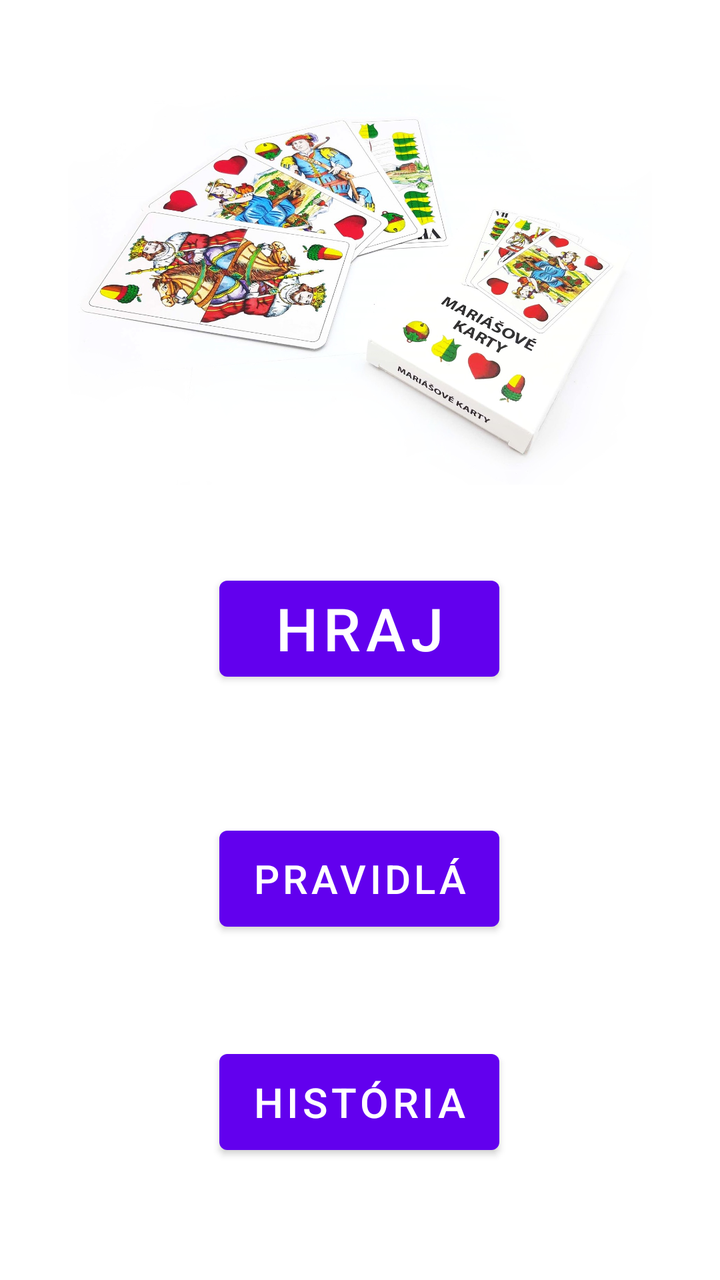
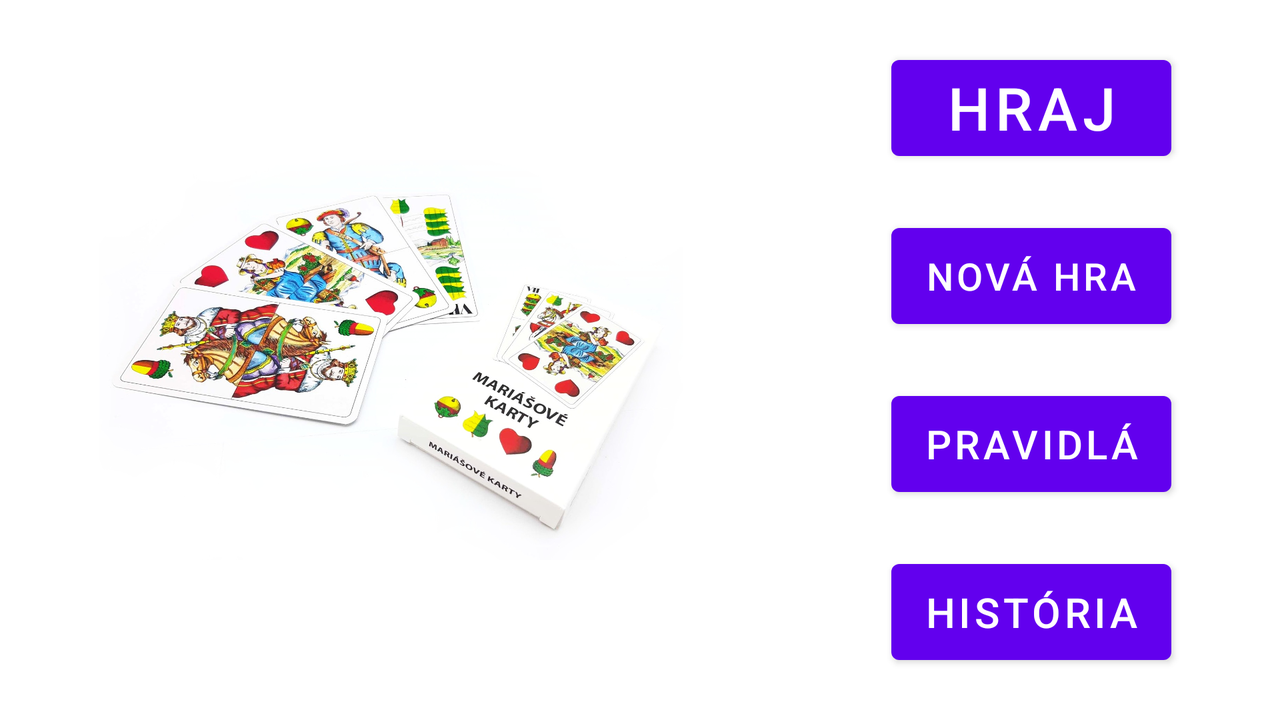

Two renders of one Android screen. The first uses the default layout on a phone; the second uses the alternative layout the repository ships for a different screen configuration, on a matching device. The two XML files are below.
<!-- AndroidManifest.xml: application theme Theme.SedmaHra -->
<!-- res/layout/fragment_menu.xml -->
<?xml version="1.0" encoding="utf-8"?>
<layout xmlns:tools="http://schemas.android.com/tools"
    xmlns:app="http://schemas.android.com/apk/res-auto"
    xmlns:android="http://schemas.android.com/apk/res/android">
    <androidx.constraintlayout.widget.ConstraintLayout
        android:id="@+id/menuConstraint"
        android:layout_width="match_parent"
        android:layout_height="match_parent">


        <Button
            android:id="@+id/hraj_button"
            android:layout_width="140dp"
            android:layout_height="60dp"
            android:text="@string/hraj"
            android:autoSizeTextType="uniform"
            app:layout_constraintBottom_toBottomOf="parent"
            app:layout_constraintEnd_toEndOf="parent"
            app:layout_constraintHorizontal_bias="0.498"
            app:layout_constraintStart_toStartOf="parent"
            app:layout_constraintTop_toTopOf="parent"
            app:layout_constraintVertical_bias="0.49" />

        <Button
            android:id="@+id/pravidla_hry_button"
            android:layout_width="140dp"
            android:layout_height="60dp"
            android:autoSizeTextType="uniform"
            android:text="@string/pravidl"
            app:layout_constraintBottom_toBottomOf="parent"
            app:layout_constraintEnd_toEndOf="parent"
            app:layout_constraintHorizontal_bias="0.0"
            app:layout_constraintStart_toStartOf="@+id/hraj_button"
            app:layout_constraintTop_toBottomOf="@+id/hraj_button"
            app:layout_constraintVertical_bias="0.276" />

        <Button
            android:id="@+id/historia_hry_button"
            android:layout_width="140dp"
            android:layout_height="60dp"
            android:autoSizeTextType="uniform"
            android:text="@string/hist_ria"
            app:layout_constraintBottom_toBottomOf="parent"
            app:layout_constraintEnd_toEndOf="parent"
            app:layout_constraintHorizontal_bias="0.0"
            app:layout_constraintStart_toStartOf="@+id/hraj_button"
            app:layout_constraintTop_toBottomOf="@+id/hraj_button"
            app:layout_constraintVertical_bias="0.75" />

        <ImageView
            android:id="@+id/imageView4"
            android:layout_width="300dp"
            android:layout_height="200dp"
            android:src="@drawable/menu_obr"
            app:layout_constraintBottom_toTopOf="@+id/hraj_button"
            app:layout_constraintEnd_toEndOf="parent"
            app:layout_constraintStart_toStartOf="parent"
            app:layout_constraintTop_toTopOf="parent" />


    </androidx.constraintlayout.widget.ConstraintLayout>
</layout>
<!-- resources referenced by this layout -->
<resources>
  <!-- drawable menu_obr: jpg bitmap (drawable, 324131 bytes) -->
  <string name="hist_ria">HISTÓRIA</string>
  <string name="hraj">HRAJ</string>
  <string name="pravidl">PRAVIDLÁ</string>
  <style name="Theme.SedmaHra" parent="Theme.MaterialComponents.DayNight.DarkActionBar">
          
          <item name="colorPrimary">@color/purple_500</item>
          <item name="colorPrimaryVariant">@color/purple_700</item>
          <item name="colorOnPrimary">@color/white</item>
          
          <item name="colorSecondary">@color/teal_200</item>
          <item name="colorSecondaryVariant">@color/teal_700</item>
          <item name="colorOnSecondary">@color/black</item>
          
          <item name="android:statusBarColor" tools:targetApi="l">?attr/colorPrimaryVariant</item>
          
      </style>
</resources>
<!-- res/layout-land/fragment_menu.xml (the repository's variant of the layout above) -->
<!-- drawn on the phone turned sideways -->
<?xml version="1.0" encoding="utf-8"?>
<layout xmlns:tools="http://schemas.android.com/tools"
    xmlns:app="http://schemas.android.com/apk/res-auto"
    xmlns:android="http://schemas.android.com/apk/res/android">

    <androidx.constraintlayout.widget.ConstraintLayout
        android:id="@+id/menuConstraint"
        android:layout_width="match_parent"
        android:layout_height="match_parent">


        <Button
            android:id="@+id/historia_hry_button"
            android:layout_width="140dp"
            android:layout_height="60dp"
            android:autoSizeTextType="uniform"
            android:text="@string/hist_ria"
            app:layout_constraintBottom_toBottomOf="parent"
            app:layout_constraintEnd_toEndOf="parent"
            app:layout_constraintStart_toStartOf="@+id/guideline3"
            app:layout_constraintTop_toBottomOf="@+id/pravidla_hry_button" />

        <Button
            android:id="@+id/hraj_button"
            android:layout_width="140dp"
            android:layout_height="60dp"
            android:autoSizeTextType="uniform"
            android:text="@string/hraj"
            app:layout_constraintBottom_toTopOf="@+id/nova_hra_button"
            app:layout_constraintEnd_toEndOf="parent"
            app:layout_constraintStart_toStartOf="@+id/guideline3"
            app:layout_constraintTop_toTopOf="parent" />

        <Button
            android:id="@+id/nova_hra_button"
            android:layout_width="140dp"
            android:layout_height="60dp"
            android:autoSizeTextType="uniform"
            android:text="@string/nova_hra_text"
            app:layout_constraintBottom_toTopOf="@+id/pravidla_hry_button"
            app:layout_constraintEnd_toEndOf="parent"
            app:layout_constraintStart_toStartOf="@+id/guideline3"
            app:layout_constraintTop_toBottomOf="@+id/hraj_button" />

        <Button
            android:id="@+id/pravidla_hry_button"
            android:layout_width="140dp"
            android:layout_height="60dp"
            android:autoSizeTextType="uniform"
            android:text="@string/pravidl"
            app:layout_constraintBottom_toTopOf="@+id/historia_hry_button"
            app:layout_constraintEnd_toEndOf="parent"
            app:layout_constraintStart_toStartOf="@+id/guideline3"
            app:layout_constraintTop_toBottomOf="@+id/nova_hra_button" />

        <ImageView
            android:id="@+id/imageView4"
            android:layout_width="300dp"
            android:layout_height="200dp"
            android:src="@drawable/menu_obr"
            app:layout_constraintBottom_toBottomOf="parent"
            app:layout_constraintEnd_toStartOf="@+id/guideline3"
            app:layout_constraintStart_toStartOf="parent"
            app:layout_constraintTop_toTopOf="parent" />

        <androidx.constraintlayout.widget.Guideline
            android:id="@+id/guideline2"
            android:layout_width="wrap_content"
            android:layout_height="wrap_content"
            android:orientation="vertical" />

        <androidx.constraintlayout.widget.Guideline
            android:id="@+id/guideline3"
            android:layout_width="wrap_content"
            android:layout_height="wrap_content"
            android:layout_marginStart="380dp"
            android:layout_marginEnd="351dp"
            android:orientation="vertical"
            app:layout_constraintBottom_toBottomOf="parent"
            app:layout_constraintEnd_toEndOf="parent"
            app:layout_constraintGuide_begin="391dp"
            app:layout_constraintHorizontal_bias="0.52"
            app:layout_constraintStart_toStartOf="parent"
            app:layout_constraintTop_toTopOf="parent"
            app:layout_constraintVertical_bias="0.47000003" />


    </androidx.constraintlayout.widget.ConstraintLayout>
</layout>
<!-- resources referenced by the variant -->
<!-- as the phone turned sideways resolves them -->
<resources>
  <!-- drawable menu_obr: jpg bitmap (drawable, 324131 bytes) -->
  <string name="hist_ria">HISTÓRIA</string>
  <string name="hraj">HRAJ</string>
  <string name="nova_hra_text">NOVÁ HRA</string>
  <string name="pravidl">PRAVIDLÁ</string>
  <style name="Theme.SedmaHra" parent="Theme.MaterialComponents.DayNight.DarkActionBar">
          
          <item name="colorPrimary">@color/purple_500</item>
          <item name="colorPrimaryVariant">@color/purple_700</item>
          <item name="colorOnPrimary">@color/white</item>
          
          <item name="colorSecondary">@color/teal_200</item>
          <item name="colorSecondaryVariant">@color/teal_700</item>
          <item name="colorOnSecondary">@color/black</item>
          
          <item name="android:statusBarColor" tools:targetApi="l">?attr/colorPrimaryVariant</item>
          
      </style>
</resources>
